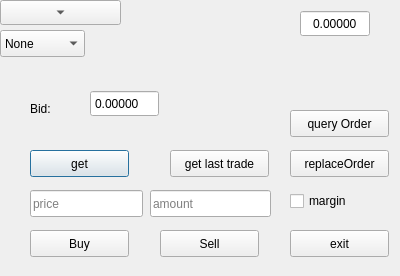
<?xml version="1.0" encoding="UTF-8"?>
<ui version="4.0">
 <class>Widget</class>
 <widget class="QWidget" name="Widget">
  <property name="geometry">
   <rect>
    <x>0</x>
    <y>0</y>
    <width>400</width>
    <height>276</height>
   </rect>
  </property>
  <property name="windowTitle">
   <string>Widget</string>
  </property>
  <widget class="QLabel" name="bidsLabelIndicator">
   <property name="geometry">
    <rect>
     <x>30</x>
     <y>100</y>
     <width>67</width>
     <height>17</height>
    </rect>
   </property>
   <property name="text">
    <string>Bid:</string>
   </property>
  </widget>
  <widget class="QDoubleSpinBox" name="marketBid">
   <property name="geometry">
    <rect>
     <x>90</x>
     <y>90</y>
     <width>69</width>
     <height>27</height>
    </rect>
   </property>
   <property name="buttonSymbols">
    <enum>QAbstractSpinBox::NoButtons</enum>
   </property>
   <property name="decimals">
    <number>5</number>
   </property>
   <property name="maximum">
    <double>9999.000000000000000</double>
   </property>
  </widget>
  <widget class="QPushButton" name="getButton">
   <property name="geometry">
    <rect>
     <x>30</x>
     <y>150</y>
     <width>99</width>
     <height>27</height>
    </rect>
   </property>
   <property name="text">
    <string>get</string>
   </property>
   <property name="default">
    <bool>true</bool>
   </property>
  </widget>
  <widget class="QPushButton" name="exitButton">
   <property name="geometry">
    <rect>
     <x>290</x>
     <y>230</y>
     <width>99</width>
     <height>27</height>
    </rect>
   </property>
   <property name="text">
    <string>exit</string>
   </property>
   <property name="default">
    <bool>false</bool>
   </property>
  </widget>
  <widget class="QToolButton" name="currencyMenuTool">
   <property name="geometry">
    <rect>
     <x>0</x>
     <y>0</y>
     <width>121</width>
     <height>25</height>
    </rect>
   </property>
   <property name="sizePolicy">
    <sizepolicy hsizetype="Preferred" vsizetype="Fixed">
     <horstretch>0</horstretch>
     <verstretch>0</verstretch>
    </sizepolicy>
   </property>
   <property name="text">
    <string>...</string>
   </property>
   <property name="popupMode">
    <enum>QToolButton::InstantPopup</enum>
   </property>
   <property name="toolButtonStyle">
    <enum>Qt::ToolButtonIconOnly</enum>
   </property>
   <property name="arrowType">
    <enum>Qt::DownArrow</enum>
   </property>
  </widget>
  <widget class="QPushButton" name="buyButton">
   <property name="geometry">
    <rect>
     <x>30</x>
     <y>230</y>
     <width>99</width>
     <height>27</height>
    </rect>
   </property>
   <property name="text">
    <string>Buy</string>
   </property>
  </widget>
  <widget class="QLineEdit" name="amountEdit">
   <property name="geometry">
    <rect>
     <x>150</x>
     <y>190</y>
     <width>121</width>
     <height>27</height>
    </rect>
   </property>
   <property name="contextMenuPolicy">
    <enum>Qt::CustomContextMenu</enum>
   </property>
   <property name="inputMask">
    <string/>
   </property>
   <property name="text">
    <string/>
   </property>
   <property name="placeholderText">
    <string>amount</string>
   </property>
  </widget>
  <widget class="QLineEdit" name="priceEdit">
   <property name="geometry">
    <rect>
     <x>30</x>
     <y>190</y>
     <width>113</width>
     <height>27</height>
    </rect>
   </property>
   <property name="contextMenuPolicy">
    <enum>Qt::CustomContextMenu</enum>
   </property>
   <property name="text">
    <string/>
   </property>
   <property name="placeholderText">
    <string>price</string>
   </property>
  </widget>
  <widget class="QPushButton" name="sellButton">
   <property name="geometry">
    <rect>
     <x>160</x>
     <y>230</y>
     <width>99</width>
     <height>27</height>
    </rect>
   </property>
   <property name="text">
    <string>Sell</string>
   </property>
  </widget>
  <widget class="QPushButton" name="pushButton">
   <property name="geometry">
    <rect>
     <x>170</x>
     <y>150</y>
     <width>99</width>
     <height>27</height>
    </rect>
   </property>
   <property name="text">
    <string>get last trade</string>
   </property>
  </widget>
  <widget class="QComboBox" name="currencyMenuCombo">
   <property name="geometry">
    <rect>
     <x>0</x>
     <y>30</y>
     <width>85</width>
     <height>27</height>
    </rect>
   </property>
   <item>
    <property name="text">
     <string>None</string>
    </property>
   </item>
  </widget>
  <widget class="QPushButton" name="queryButton">
   <property name="geometry">
    <rect>
     <x>290</x>
     <y>110</y>
     <width>99</width>
     <height>27</height>
    </rect>
   </property>
   <property name="text">
    <string>query Order</string>
   </property>
  </widget>
  <widget class="QPushButton" name="replaceOrderButton">
   <property name="geometry">
    <rect>
     <x>290</x>
     <y>150</y>
     <width>99</width>
     <height>27</height>
    </rect>
   </property>
   <property name="text">
    <string>replaceOrder</string>
   </property>
  </widget>
  <widget class="QCheckBox" name="margincheckBox">
   <property name="geometry">
    <rect>
     <x>290</x>
     <y>190</y>
     <width>97</width>
     <height>22</height>
    </rect>
   </property>
   <property name="text">
    <string>margin</string>
   </property>
  </widget>
  <widget class="QDoubleSpinBox" name="marketHigh">
   <property name="geometry">
    <rect>
     <x>300</x>
     <y>10</y>
     <width>70</width>
     <height>27</height>
    </rect>
   </property>
   <property name="sizePolicy">
    <sizepolicy hsizetype="Preferred" vsizetype="Fixed">
     <horstretch>0</horstretch>
     <verstretch>0</verstretch>
    </sizepolicy>
   </property>
   <property name="minimumSize">
    <size>
     <width>70</width>
     <height>0</height>
    </size>
   </property>
   <property name="whatsThis">
    <string>HighPrice</string>
   </property>
   <property name="accessibleName">
    <string>PRICE</string>
   </property>
   <property name="accessibleDescription">
    <string>CAN_BE_ZERO</string>
   </property>
   <property name="alignment">
    <set>Qt::AlignCenter</set>
   </property>
   <property name="readOnly">
    <bool>true</bool>
   </property>
   <property name="buttonSymbols">
    <enum>QAbstractSpinBox::NoButtons</enum>
   </property>
   <property name="decimals">
    <number>5</number>
   </property>
   <property name="maximum">
    <double>9999000000000000000.000000000000000</double>
   </property>
  </widget>
 </widget>
 <layoutdefault spacing="6" margin="11"/>
 <resources/>
 <connections>
  <connection>
   <sender>exitButton</sender>
   <signal>clicked()</signal>
   <receiver>Widget</receiver>
   <slot>close()</slot>
   <hints>
    <hint type="sourcelabel">
     <x>200</x>
     <y>159</y>
    </hint>
    <hint type="destinationlabel">
     <x>167</x>
     <y>213</y>
    </hint>
   </hints>
  </connection>
 </connections>
</ui>
